Frame 1 (no input): blank canvas, image omitted
Frame 60 (the mouse pressed at the canvas centre just before this capture): blank canvas, image omitted
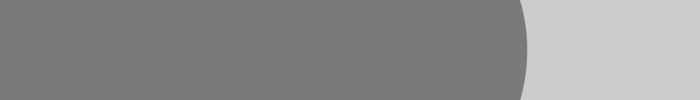
Frame 120 (the mouse held since frame 60 and released just before this capture)

The Processing sketch whose frames 1 and 60 were blank and that drew this single picture after the mouse press (run headless with seeded random() and noise(); from frame 60 on, the mouse is pressed at the canvas centre):

// Processing sketch: Ex_11
// ── Ex_11.pde
void setup() {
  size(700, 100); 
  stroke(0, 102);
}

void draw() {
  if (mousePressed == true) {
    float weight = dist(mouseX, mouseY, pmouseX, pmouseY);
    strokeWeight(weight);
    line(mouseX, mouseY, pmouseX, pmouseY);
  }
}
